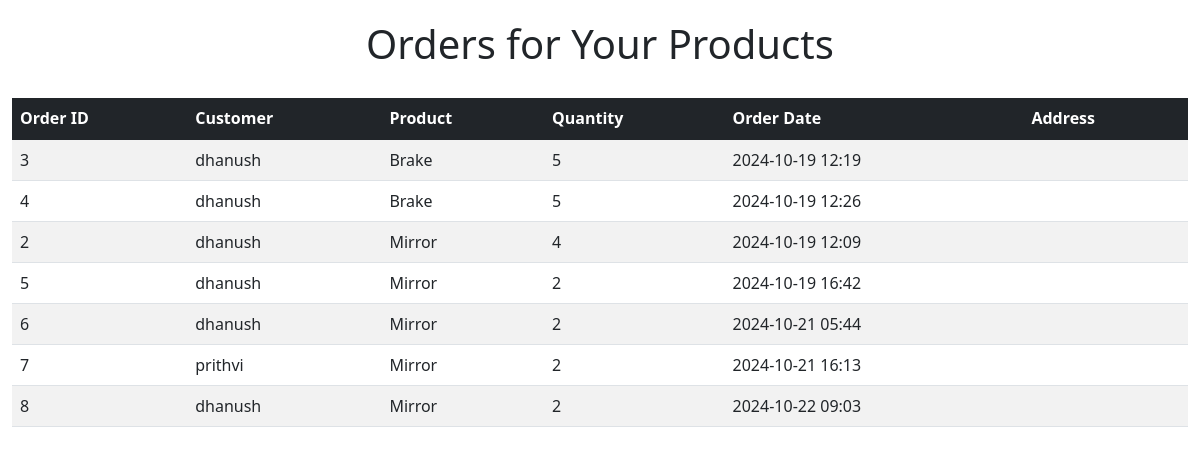
The page /company-orders/ (signed in) on the database as committed earlier.
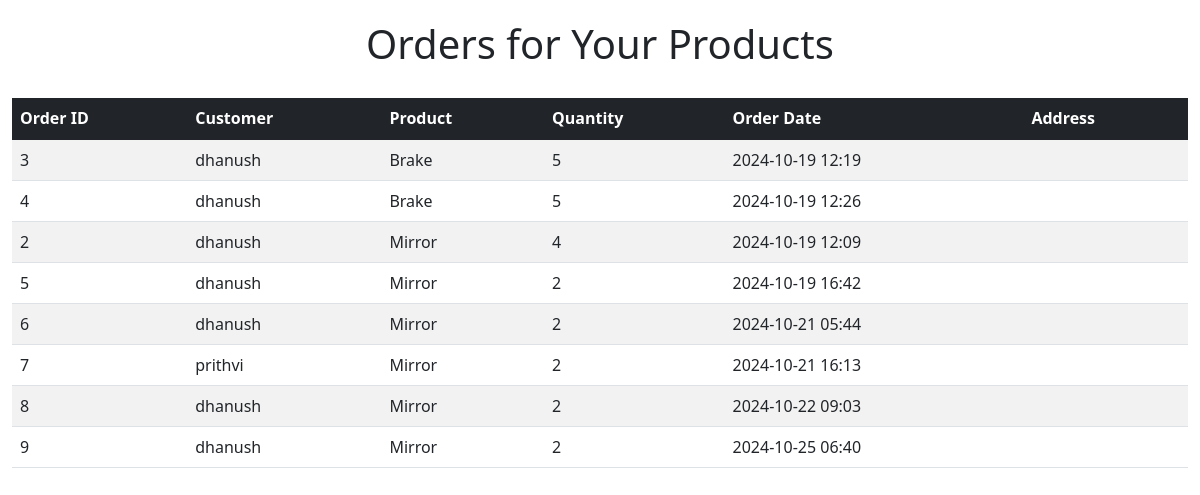
The same page on the database as committed later.
### spares/models.py (models this page shows, shortened)
class Order(models.Model):
    STATUS_CHOICES = [
        ('delivered', 'Delivered'),
        ('to_be_delivered', 'To be delivered'),
    ]
    user = models.ForeignKey(User, on_delete=models.CASCADE)
    created_at = models.DateTimeField(auto_now_add=True)
    total_amount = models.DecimalField(max_digits=10, decimal_places=2)
    status = models.CharField(max_length=20, choices=STATUS_CHOICES, default='to_be_delivered')

class User(AbstractUser):
    phone_number = models.CharField(max_length=15, blank=True)
    user_type = models.CharField(max_length=10, choices=[
        ('CUSTOMER', 'Customer'),
        ('COMPANY', 'Company')
    ], default='CUSTOMER')
    objects = UserManager()
    class Meta:
        constraints = [
            models.UniqueConstraint(fields=['username', 'email'], name='unique_user')
        ]

class OrderItem(models.Model):
    order = models.ForeignKey(Order, related_name='items', on_delete=models.CASCADE)
    product = models.ForeignKey('Product', on_delete=models.CASCADE)  # Make sure 'Product' is in quotes if it's defined later in the file
    quantity = models.PositiveIntegerField()
    price = models.DecimalField(max_digits=10, decimal_places=2)

class Product(models.Model):
    CATEGORY_CHOICES = [
        ('Any', 'Any'),
        ('BODY', 'Body'),
        ('ENGINE', 'Engine'),
        ('TRANSMISSION', 'Transmission'),
        ('AC', 'AC'),
        ('FUEL_SUPPLY', 'Fuel Supply'),
        ('BRAKE', 'Brake'),
        ('SUSPENSION', 'Suspension'),
        ('STEERING', 'Steering'),
        ('INTERIOR', 'Interior'),
        ('ELECTRONIC', 'Electronic Components'),
        ('EXHAUST', 'Exhaust System'),
        ('WHEELS', 'Wheels'),
    ]
    company = models.ForeignKey(Company, on_delete=models.CASCADE, related_name='products')
    name = models.CharField(max_length=100)
    description = models.TextField()
    category = models.CharField(max_length=20, choices=CATEGORY_CHOICES)
    car_makes = models.CharField(max_length=255, blank=True)
    price = models.DecimalField(
        max_digits=10,
        decimal_places=2,
        validators=[MinValueValidator(0.01)]  # Ensure positive price
    )
    stock_quantity = models.PositiveIntegerField()
    warranty = models.CharField(max_length=100)  # This is probably the field you're using now
    availability = models.BooleanField(default=True)
    quantity = models.PositiveIntegerField(default=0)
    company_user = models.ForeignKey(User, on_delete=models.SET_NULL, null=True, blank=True, related_name='products')
    class Meta:
        unique_together = ['company', 'name']  # Ensure unique product names per company

### spares/views.py (the view)
# urls.py: path('company-orders/', company_orders, name='company_orders'),
def company_orders(request):
    company_products = Product.objects.filter(company=request.user.company)
    order_items = OrderItem.objects.filter(product__in=company_products).select_related('order', 'product')
    order_details = {}
    for item in order_items:
        if item.order.id not in order_details:
            order_details[item.order.id] = {
                'order': item.order,
                'items': []
            }
        order_details[item.order.id]['items'].append(item)
    context = {
        'order_details': order_details.values()
    }
    return render(request, 'company_orders.html', context)

### templates/company_orders.html (shortened to what this page needs)
<!DOCTYPE html>
<html lang="en">
<head>
    <link href="https://cdn.jsdelivr.net/npm/bootstrap@5.1.3/dist/css/bootstrap.min.css" rel="stylesheet">
</head>
<body>
    <div class="container">
        <h1 class="text-center">Orders for Your Products</h1>
        <table class="table table-striped table-hover">
            <thead class="table-dark">
                <tr>
                    <th>Order ID</th>
                    <th>Customer</th>
                    <th>Product</th>
                    <th>Quantity</th>
                    <th>Order Date</th>
                    <th>Address</th>
                </tr>
            </thead>
            <tbody>
                {% for order_info in order_details %}
                    {% for item in order_info.items %}
                    <tr>
                        <td>{{ order_info.order.id }}</td>
                        <td>{{ order_info.order.user.username }}</td>
                        <td>{{ item.product.name }}</td>
                        <td>{{ item.quantity }}</td>
                        <td>{{ order_info.order.created_at|date:"Y-m-d H:i" }}</td>
                        <td>{{ order_info.order.user.customer.address }}</td>
                    </tr>
                    {% endfor %}
                {% empty %}
                <tr>
                    <td colspan="6" class="text-center">No orders found.</td>
                </tr>
                {% endfor %}
            </tbody>
        </table>
    </div>
</body>
</html>

Rows that differ between the two databases and show on the page:
added Order: order.id "9", order.user.username "dhanush", order.created_at "2024-10-25 06:40"
added OrderItem: product.name "Mirror", quantity "2"
